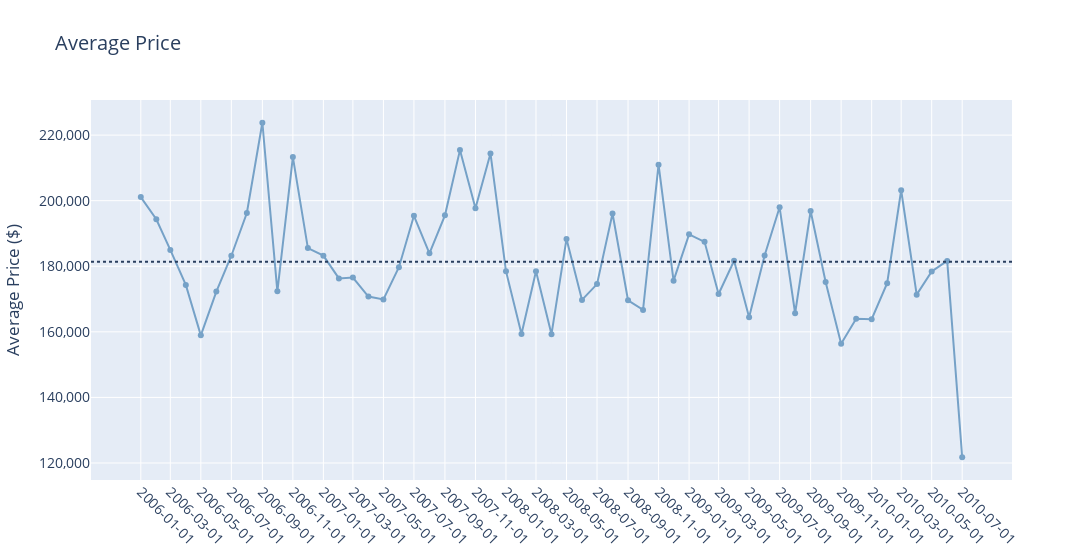

The code cell stored with this chart in its notebook:
### Code cell
# how did price behave over the years

month_price = df.groupby('SaleDate')['SalePrice'].mean().to_frame('AvgPrice')

fig = go.Figure(data=[go.Scatter(mode='lines+markers',
                                 x=month_price.index, y=month_price['AvgPrice'],
                                 marker_color='steelblue', opacity=.7)])
fig.add_hline(y=year_price['AvgPrice'].mean(), line=dict(dash='dot'))
fig.update_layout(title='Average Price', titlefont=dict(size=20), width=1200,
                 font_size=14, yaxis_title='Average Price ($)',
                 yaxis_tickformat=',.0f', xaxis_tickformat='array',
                 xaxis_tickvals=month_price.index[::2], xaxis_ticktext=month_price.index[::2], 
                  xaxis_tickangle=45)
fig.show()

### Figure 1 — Plotly figure (JSON) as saved in the notebook; plotly's stock layout.template omitted (floating-point values rounded to 4 significant figures)
{"data": [{"marker": {"color": "steelblue"}, "mode": "lines+markers", "opacity": 0.7, "type": "scatter", "x": ["2006-01-01", "2006-02-01", "2006-03-01", "2006-04-01", "2006-05-01", "2006-06-01", "2006-07-01", "2006-08-01", "2006-09-01", "2006-10-01", "2006-11-01", "2006-12-01", "2007-01-01", "2007-02-01", "2007-03-01", "2007-04-01", "2007-05-01", "2007-06-01", "2007-07-01", "2007-08-01", "2007-09-01", "2007-10-01", "2007-11-01", "2007-12-01", "2008-01-01", "2008-02-01", "2008-03-01", "2008-04-01", "2008-05-01", "2008-06-01", "2008-07-01", "2008-08-01", "2008-09-01", "2008-10-01", "2008-11-01", "2008-12-01", "2009-01-01", "2009-02-01", "2009-03-01", "2009-04-01", "2009-05-01", "2009-06-01", "2009-07-01", "2009-08-01", "2009-09-01", "2009-10-01", "2009-11-01", "2009-12-01", "2010-01-01", "2010-02-01", "2010-03-01", "2010-04-01", "2010-05-01", "2010-06-01", "2010-07-01"], "y": [201090, 194300.0, 185000.0, 174300.0, 158900.0, 172300.0, 183200.0, 196200.0, 223800.0, 172400.0, 213285, 185545, 183200.0, 176300.0, 176600.0, 170800.0, 169900.0, 179700.0, 195400.0, 183900.0, 195500.0, 215400.0, 197700.0, 214400.0, 178500.0, 159370, 178500.0, 159300.0, 188300.0, 169700.0, 174600.0, 196100.0, 169600.0, 166700.0, 211000.0, 175600, 189700.0, 187450, 171500.0, 181700.0, 164500.0, 183300.0, 198000.0, 165700.0, 196800.0, 175200.0, 156400.0, 164000.0, 163900.0, 174800.0, 203200.0, 171300.0, 178400.0, 181600.0, 121750]}], "layout": {"font": {"size": 14}, "shapes": [{"line": {"dash": "dot"}, "type": "line", "x0": 0, "x1": 1, "xref": "x domain", "y0": 181400.0, "y1": 181400.0, "yref": "y"}], "title": {"font": {"size": 20}, "text": "Average Price"}, "width": 1200, "xaxis": {"tickangle": 45, "tickformat": "array", "ticktext": ["2006-01-01", "2006-03-01", "2006-05-01", "2006-07-01", "2006-09-01", "2006-11-01", "2007-01-01", "2007-03-01", "2007-05-01", "2007-07-01", "2007-09-01", "2007-11-01", "2008-01-01", "2008-03-01", "2008-05-01", "2008-07-01", "2008-09-01", "2008-11-01", "2009-01-01", "2009-03-01", "2009-05-01", "2009-07-01", "2009-09-01", "2009-11-01", "2010-01-01", "2010-03-01", "2010-05-01", "2010-07-01"], "tickvals": ["2006-01-01", "2006-03-01", "2006-05-01", "2006-07-01", "2006-09-01", "2006-11-01", "2007-01-01", "2007-03-01", "2007-05-01", "2007-07-01", "2007-09-01", "2007-11-01", "2008-01-01", "2008-03-01", "2008-05-01", "2008-07-01", "2008-09-01", "2008-11-01", "2009-01-01", "2009-03-01", "2009-05-01", "2009-07-01", "2009-09-01", "2009-11-01", "2010-01-01", "2010-03-01", "2010-05-01", "2010-07-01"]}, "yaxis": {"tickformat": ",.0f", "title": {"text": "Average Price ($)"}}}}
